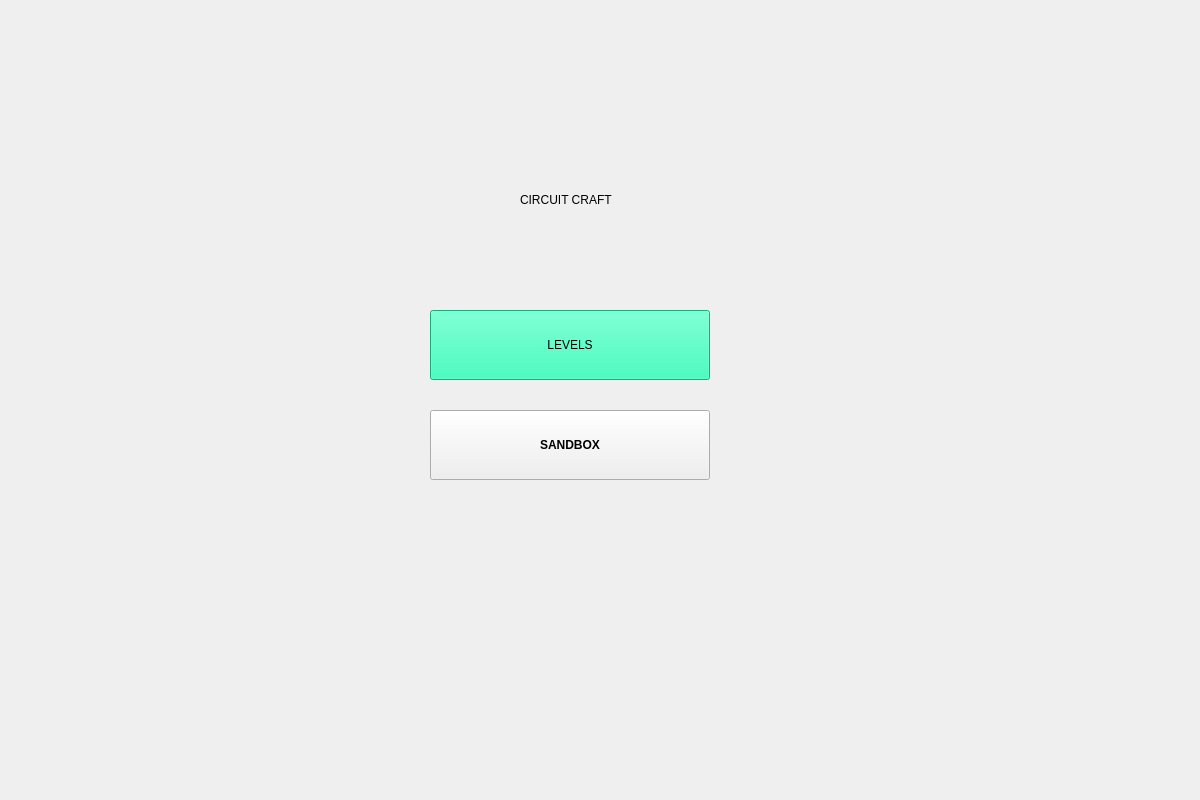
<?xml version="1.0" encoding="UTF-8"?>
<ui version="4.0">
 <class>HomeScreen</class>
 <widget class="QWidget" name="HomeScreen">
  <property name="geometry">
   <rect>
    <x>0</x>
    <y>0</y>
    <width>1200</width>
    <height>800</height>
   </rect>
  </property>
  <property name="sizePolicy">
   <sizepolicy hsizetype="Maximum" vsizetype="Maximum">
    <horstretch>0</horstretch>
    <verstretch>0</verstretch>
   </sizepolicy>
  </property>
  <property name="windowTitle">
   <string>Form</string>
  </property>
  <property name="styleSheet">
   <string notr="true"/>
  </property>
  <widget class="QPushButton" name="sandboxButton">
   <property name="geometry">
    <rect>
     <x>430</x>
     <y>410</y>
     <width>280</width>
     <height>70</height>
    </rect>
   </property>
   <property name="sizePolicy">
    <sizepolicy hsizetype="Fixed" vsizetype="Fixed">
     <horstretch>0</horstretch>
     <verstretch>0</verstretch>
    </sizepolicy>
   </property>
   <property name="minimumSize">
    <size>
     <width>280</width>
     <height>70</height>
    </size>
   </property>
   <property name="maximumSize">
    <size>
     <width>280</width>
     <height>70</height>
    </size>
   </property>
   <property name="font">
    <font>
     <italic>false</italic>
     <bold>true</bold>
    </font>
   </property>
   <property name="styleSheet">
    <string notr="true"/>
   </property>
   <property name="text">
    <string>SANDBOX</string>
   </property>
  </widget>
  <widget class="QPushButton" name="levelsButton">
   <property name="geometry">
    <rect>
     <x>430</x>
     <y>310</y>
     <width>280</width>
     <height>70</height>
    </rect>
   </property>
   <property name="sizePolicy">
    <sizepolicy hsizetype="Fixed" vsizetype="Fixed">
     <horstretch>0</horstretch>
     <verstretch>0</verstretch>
    </sizepolicy>
   </property>
   <property name="minimumSize">
    <size>
     <width>280</width>
     <height>70</height>
    </size>
   </property>
   <property name="maximumSize">
    <size>
     <width>280</width>
     <height>70</height>
    </size>
   </property>
   <property name="palette">
    <palette>
     <active>
      <colorrole role="WindowText">
       <brush brushstyle="SolidPattern">
        <color alpha="255">
         <red>0</red>
         <green>0</green>
         <blue>0</blue>
        </color>
       </brush>
      </colorrole>
      <colorrole role="Button">
       <brush brushstyle="SolidPattern">
        <color alpha="255">
         <red>20</red>
         <green>245</green>
         <blue>170</blue>
        </color>
       </brush>
      </colorrole>
      <colorrole role="Text">
       <brush brushstyle="SolidPattern">
        <color alpha="255">
         <red>0</red>
         <green>0</green>
         <blue>0</blue>
        </color>
       </brush>
      </colorrole>
      <colorrole role="ButtonText">
       <brush brushstyle="SolidPattern">
        <color alpha="255">
         <red>0</red>
         <green>0</green>
         <blue>0</blue>
        </color>
       </brush>
      </colorrole>
      <colorrole role="Base">
       <brush brushstyle="SolidPattern">
        <color alpha="255">
         <red>20</red>
         <green>245</green>
         <blue>170</blue>
        </color>
       </brush>
      </colorrole>
      <colorrole role="Window">
       <brush brushstyle="SolidPattern">
        <color alpha="255">
         <red>20</red>
         <green>245</green>
         <blue>170</blue>
        </color>
       </brush>
      </colorrole>
      <colorrole role="PlaceholderText">
       <brush brushstyle="SolidPattern">
        <color alpha="128">
         <red>0</red>
         <green>0</green>
         <blue>0</blue>
        </color>
       </brush>
      </colorrole>
     </active>
     <inactive>
      <colorrole role="WindowText">
       <brush brushstyle="SolidPattern">
        <color alpha="255">
         <red>0</red>
         <green>0</green>
         <blue>0</blue>
        </color>
       </brush>
      </colorrole>
      <colorrole role="Button">
       <brush brushstyle="SolidPattern">
        <color alpha="255">
         <red>20</red>
         <green>245</green>
         <blue>170</blue>
        </color>
       </brush>
      </colorrole>
      <colorrole role="Text">
       <brush brushstyle="SolidPattern">
        <color alpha="255">
         <red>0</red>
         <green>0</green>
         <blue>0</blue>
        </color>
       </brush>
      </colorrole>
      <colorrole role="ButtonText">
       <brush brushstyle="SolidPattern">
        <color alpha="255">
         <red>0</red>
         <green>0</green>
         <blue>0</blue>
        </color>
       </brush>
      </colorrole>
      <colorrole role="Base">
       <brush brushstyle="SolidPattern">
        <color alpha="255">
         <red>20</red>
         <green>245</green>
         <blue>170</blue>
        </color>
       </brush>
      </colorrole>
      <colorrole role="Window">
       <brush brushstyle="SolidPattern">
        <color alpha="255">
         <red>20</red>
         <green>245</green>
         <blue>170</blue>
        </color>
       </brush>
      </colorrole>
      <colorrole role="PlaceholderText">
       <brush brushstyle="SolidPattern">
        <color alpha="128">
         <red>0</red>
         <green>0</green>
         <blue>0</blue>
        </color>
       </brush>
      </colorrole>
     </inactive>
     <disabled>
      <colorrole role="WindowText">
       <brush brushstyle="SolidPattern">
        <color alpha="255">
         <red>0</red>
         <green>0</green>
         <blue>0</blue>
        </color>
       </brush>
      </colorrole>
      <colorrole role="Button">
       <brush brushstyle="SolidPattern">
        <color alpha="255">
         <red>20</red>
         <green>245</green>
         <blue>170</blue>
        </color>
       </brush>
      </colorrole>
      <colorrole role="Text">
       <brush brushstyle="SolidPattern">
        <color alpha="255">
         <red>0</red>
         <green>0</green>
         <blue>0</blue>
        </color>
       </brush>
      </colorrole>
      <colorrole role="ButtonText">
       <brush brushstyle="SolidPattern">
        <color alpha="255">
         <red>0</red>
         <green>0</green>
         <blue>0</blue>
        </color>
       </brush>
      </colorrole>
      <colorrole role="Base">
       <brush brushstyle="SolidPattern">
        <color alpha="255">
         <red>20</red>
         <green>245</green>
         <blue>170</blue>
        </color>
       </brush>
      </colorrole>
      <colorrole role="Window">
       <brush brushstyle="SolidPattern">
        <color alpha="255">
         <red>20</red>
         <green>245</green>
         <blue>170</blue>
        </color>
       </brush>
      </colorrole>
      <colorrole role="PlaceholderText">
       <brush brushstyle="SolidPattern">
        <color alpha="128">
         <red>0</red>
         <green>0</green>
         <blue>0</blue>
        </color>
       </brush>
      </colorrole>
     </disabled>
    </palette>
   </property>
   <property name="styleSheet">
    <string notr="true"/>
   </property>
   <property name="text">
    <string>LEVELS</string>
   </property>
  </widget>
  <widget class="QLabel" name="nameLabel">
   <property name="geometry">
    <rect>
     <x>520</x>
     <y>150</y>
     <width>200</width>
     <height>100</height>
    </rect>
   </property>
   <property name="minimumSize">
    <size>
     <width>200</width>
     <height>100</height>
    </size>
   </property>
   <property name="maximumSize">
    <size>
     <width>400</width>
     <height>100</height>
    </size>
   </property>
   <property name="styleSheet">
    <string notr="true"/>
   </property>
   <property name="text">
    <string>CIRCUIT CRAFT</string>
   </property>
  </widget>
 </widget>
 <resources/>
 <connections/>
</ui>
